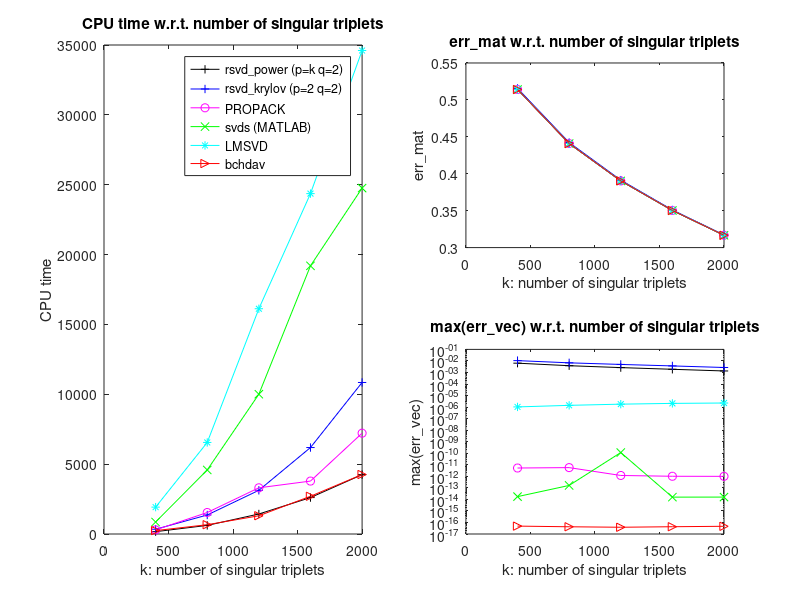

Here is the MATLAB script that generated this plot:
result_rsvdp1 = [400 5.211000e+01 5.206120e-01 1.292258e-02 
  800 1.606500e+02 4.485109e-01 8.878910e-03 
 1200 3.664400e+02 3.982745e-01 7.126325e-03 
 1600 6.169400e+02 3.583585e-01 6.024544e-03 
 2000 9.518200e+02 3.246936e-01 5.226722e-03];

result_rsvdp2 = [400 1.672300e+02 5.146084e-01 6.385328e-03 
  800 6.165000e+02 4.413467e-01 3.860387e-03 
 1200 1.431970e+03 3.906492e-01 2.638701e-03 
 1600 2.607420e+03 3.504370e-01 1.888187e-03 
 2000 4.249560e+03 3.168071e-01 1.349142e-03];

result_rsvdk = [400 3.406000e+02 5.155687e-01 1.064938e-02 
  800 1.360490e+03 4.422424e-01 6.835850e-03 
 1200 3.127800e+03 3.913763e-01 4.968223e-03 
 1600 6.188150e+03 3.509688e-01 3.697800e-03 
 2000 1.084534e+04 3.171628e-01 2.699751e-03];

result_propack = [400 2.956200e+02 5.140454e-01 5.237374e-12 
  800 1.538140e+03 4.408694e-01 5.675619e-12 
 1200 3.306630e+03 3.903150e-01 1.182718e-12 
 1600 3.787810e+03 3.502230e-01 1.008600e-12 
 2000 7.216120e+03 3.166776e-01 9.943501e-13];

result_svds = [400 8.571800e+02 5.140454e-01 1.736272e-14 
  800 4.584490e+03 4.408694e-01 1.617550e-13 
 1200 1.000578e+04 3.903150e-01 1.147148e-10 
 1600 1.919582e+04 3.502230e-01 1.569496e-14 
 2000 2.475836e+04 3.166776e-01 1.583645e-14];

result_lmsvd = [400 1.923110e+03 5.140454e-01 1.033993e-06 
  800 6.553330e+03 4.408694e-01 1.414608e-06 
 1200 1.612318e+04 3.903150e-01 1.791815e-06 
 1600 2.436323e+04 3.502230e-01 2.091676e-06 
 2000 3.460495e+04 3.166776e-01 2.253753e-06];

result_bchdav = [400 2.437900e+02 5.140454e-01 4.836097e-17
    800 6.649400e+02 4.408694e-01 4.232492e-17
    1200 1.305200e+03 3.903150e-01 3.848468e-17
    1600 2.701800e+03 3.502230e-01 4.273895e-17
    2000 4.258450e+03 3.166776e-01 4.664119e-17];

kvals = result_rsvdp1(:,1);

t_rsvdp1 = result_rsvdp1(:,2);
t_rsvdp2 = result_rsvdp2(:,2);
t_rsvdk  = result_rsvdk(:,2);
t_propack = result_propack(:,2);
t_svds = result_svds(:,2);
t_lmsvd = result_lmsvd(:,2);
t_bchdav = result_bchdav(:,2);

merr_rsvdp1 = result_rsvdp1(:,3);
merr_rsvdp2 = result_rsvdp2(:,3);
merr_rsvdk  = result_rsvdk(:,3);
merr_propack = result_propack(:,3);
merr_svds = result_svds(:,3);
merr_lmsvd = result_lmsvd(:,3);
merr_bchdav = result_bchdav(:,3);

verr_rsvdp1 = result_rsvdp1(:,4);
verr_rsvdp2 = result_rsvdp2(:,4);
verr_rsvdk  = result_rsvdk(:,4);
verr_propack = result_propack(:,4);
verr_svds = result_svds(:,4);
verr_lmsvd = result_lmsvd(:,4);
verr_bchdav = result_bchdav(:,4);

figure(1)
subplot(1,2,1)
plot(kvals,t_rsvdp2,'k-+',kvals,t_rsvdk,'b-+',kvals,t_propack,'m-o',...
    kvals,t_svds,'g-x',kvals,t_lmsvd,'c-*',kvals,t_bchdav,'r->')
legend('rsvd\_power (p=k q=2)','rsvd\_krylov (p=2 q=2)','PROPACK',...
    'svds (MATLAB)', 'LMSVD', 'bchdav')
xlabel('k: number of singular triplets')
ylabel('CPU time')
title('CPU time w.r.t. number of singular triplets')

subplot(2,2,2)
plot(kvals,merr_rsvdp2,'k-+',kvals,merr_rsvdk,'b-+',kvals,merr_propack,'m-o', ...
    kvals,merr_svds,'g-x',kvals,merr_lmsvd,'c-*',kvals,merr_bchdav,'r->')
xlabel('k: number of singular triplets')
ylabel('err\_mat')
title('err\_mat w.r.t. number of singular triplets')

subplot(2,2,4)
semilogy(kvals,verr_rsvdp2,'k-+',kvals,verr_rsvdk,'b-+',kvals,verr_propack,'m-o',...
    kvals,verr_svds,'g-x',kvals,verr_lmsvd,'c-*',kvals,verr_bchdav,'r->')
xlabel('k: number of singular triplets')
ylabel('max(err\_vec)')
title('max(err\_vec) w.r.t. number of singular triplets')